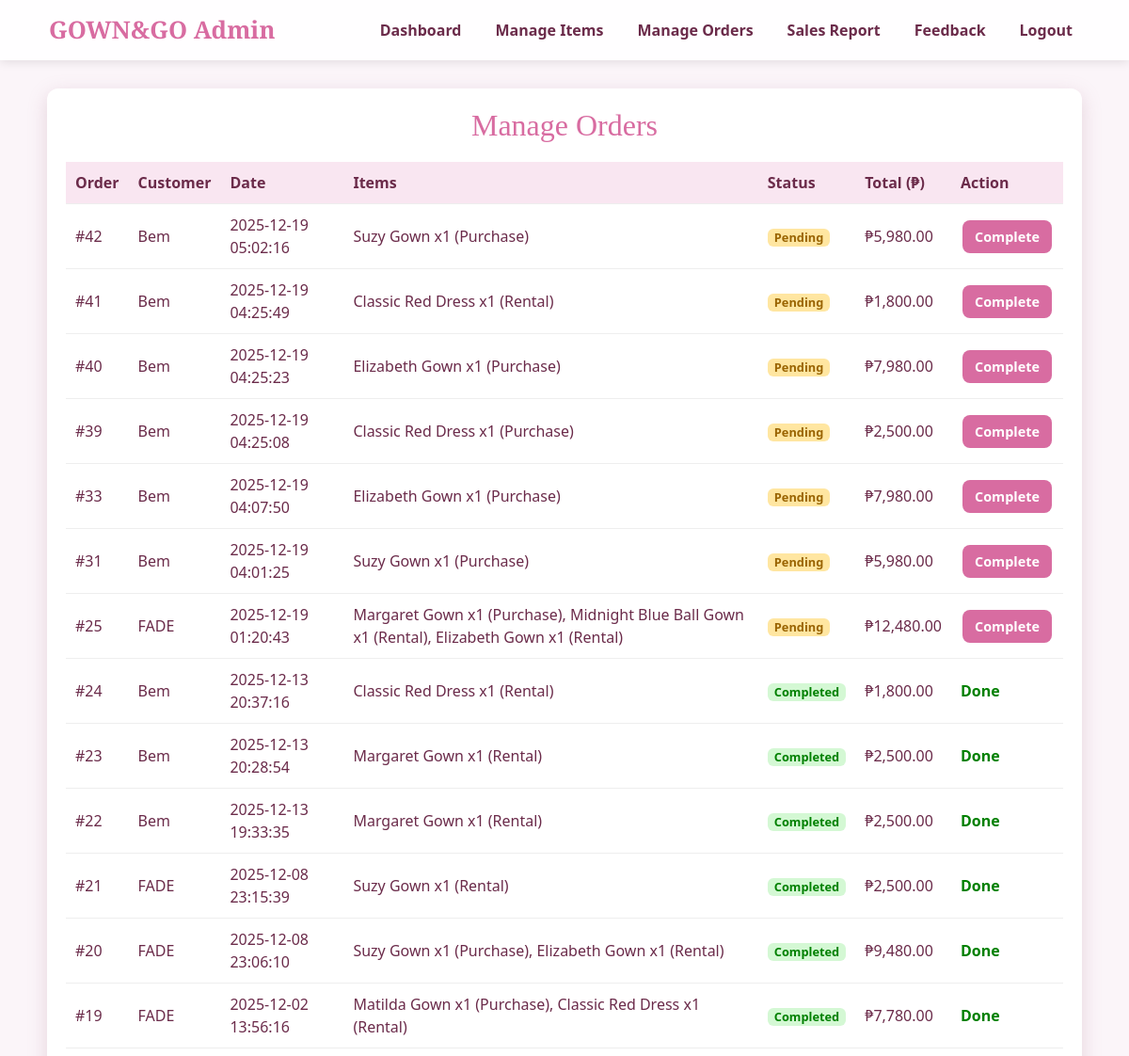
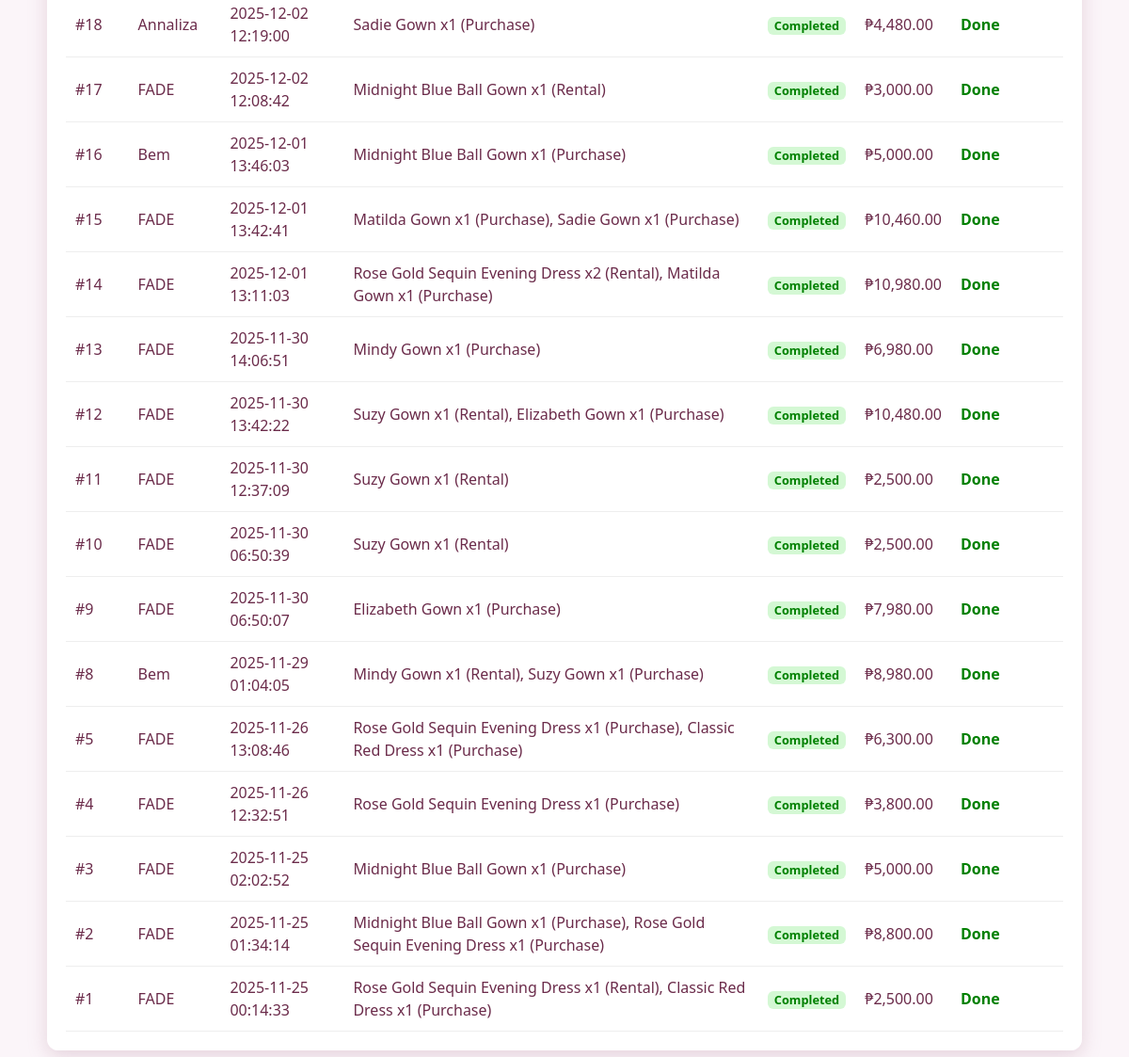
Page /admin/manage_order.php (signed in) on the committed database (2 pictures, top to bottom).
### tables this page shows
CREATE TABLE `orders` (
  `order_id` int(11) NOT NULL,
  `user_id` int(11) NOT NULL,
  `order_date` datetime DEFAULT current_timestamp(),
  `order_status` enum('Pending','Confirmed','Completed','Cancelled') NOT NULL DEFAULT 'Pending',
  `order_type` enum('Rental','Purchase','Mixed') NOT NULL,
  `total_amount` decimal(12,2) NOT NULL DEFAULT 0.00,
  `delivery_address` text DEFAULT NULL
);

CREATE TABLE `users` (
  `user_id` int(11) NOT NULL,
  `username` varchar(100) NOT NULL,
  `email` varchar(150) NOT NULL,
  `password` varchar(255) NOT NULL,
  `address` text DEFAULT NULL,
  `contact_no` varchar(50) DEFAULT NULL,
  `role` enum('customer','admin') NOT NULL DEFAULT 'customer',
  `created_at` datetime DEFAULT current_timestamp()
);

### admin/manage_order.php (the view, shortened to what this page needs)
<?php
include '../config.php';
$query = "
    SELECT
        o.order_id, o.order_status, o.order_date, o.total_amount,
        u.username,
        GROUP_CONCAT(CONCAT(i.name, ' x', od.quantity, ' (', od.order_type, ')') SEPARATOR ', ') AS items
    FROM orders o
    JOIN users u ON o.user_id = u.user_id
    JOIN order_details od ON o.order_id = od.order_id
    JOIN items i ON od.item_id = i.item_id
    WHERE 1
";
$query .= " GROUP BY o.order_id ORDER BY o.order_date DESC";
$stmt = $conn->prepare($query);
$stmt->execute();
$result = $stmt->get_result();
?>
<!DOCTYPE html>
<html lang="en">
<head>
    <link rel="stylesheet" href="https://cdn.jsdelivr.net/npm/bootstrap@5.3.8/dist/css/bootstrap.min.css">
    <link rel="stylesheet" href="inclusion/stylesheet.css">
</head>
<body>
    <?php include 'inclusion/nav.php'; ?>
    <div class="main-container">
        <h2>Manage Orders</h2>
        <table>
            <tr>
                <th>Order</th>
                <th>Customer</th>
                <th>Date</th>
                <th>Items</th>
                <th>Status</th>
                <th>Total (₱)</th>
                <th>Action</th>
            </tr>
            <?php while ($row = $result->fetch_assoc()): ?>
            <tr>
                <td>#<?php echo $row['order_id']; ?></td>
                <td><?php echo $row['username']; ?></td>
                <td><?php echo $row['order_date']; ?></td>
                <td><?php echo $row['items']; ?></td>
                <td>
                    <?php if ($row['order_status'] === "Completed"): ?>
                        <span class="badge completed">Completed</span>
                    <?php else: ?>
                        <span class="badge pending"><?php echo $row['order_status']; ?></span>
                    <?php endif; ?>
                </td>
                <td>₱<?php echo number_format($row['total_amount'], 2); ?></td>
                <td>
                    <?php if ($row['order_status'] !== "Completed"): ?>
                        <a class="btn" href="complete_order.php?id=<?php echo $row['order_id']; ?>">
                            Complete
                        </a>
                    <?php else: ?>
                        <span style="color:green; font-weight:bold;">Done</span>
                    <?php endif; ?>
                </td>
            </tr>
            <?php endwhile; ?>
        </table>
    </div>
</body>
</html>

### admin/inclusion/stylesheet.css (style rules this page uses)
* { box-sizing: border-box; }
body { margin: 0; font-family: 'Segoe UI', sans-serif; background: url('https://i.pinimg.com/1200x/63/01/8a/63018a11c5ad770ed2eec2d2587cea74.jpg') no-repeat center fixed; background-size: cover; color: #6b2b4a; }
body::before { content: ""; position: fixed; inset: 0; background: rgba(245,230,240,0.4); z-index: -1; }
.main-container { max-width: 1100px; margin: 30px auto 50px; padding: 20px; background: rgba(255,255,255,0.94); border-radius: 12px; box-shadow: 0 6px 20px rgba(183, 134, 154, 0.3); }
h2 { text-align: center; font-family: 'Playfair Display', serif; color: #d86ca1; margin-bottom: 15px; }
table { width: 100%; border-collapse: collapse; margin-top: 20px; }
th, td { padding: 10px; border-bottom: 1px solid #eee; text-align: left; }
th { background: #f9e6f1; }
.btn { display: inline-block; padding: 6px 12px; margin: 4px 2px; background: #d86ca1; color: #fff; border-radius: 8px; text-decoration: none; font-size: 0.9rem; font-weight: bold; }

### admin/manage_order.php (style rules this page uses)
.badge { padding: 3px 7px; border-radius: 6px; font-size: 0.8rem; }
.completed { background: #d4f8d4; color: green; }
.pending { background: #ffe6a1; color: #9a6400; }

### rows in the picture
orders: order_id "42", user.username "Bem", order_date "2025-12-19 05:02:16", items "Suzy Gown x1 (Purchase)", order_status "Pending", total_amount "5,980.00"
orders: order_id "41", user.username "Bem", order_date "2025-12-19 04:25:49", items "Classic Red Dress x1 (Rental)", order_status "Pending", total_amount "1,800.00"
orders: order_id "40", user.username "Bem", order_date "2025-12-19 04:25:23", items "Elizabeth Gown x1 (Purchase)", order_status "Pending", total_amount "7,980.00"
orders: order_id "39", user.username "Bem", order_date "2025-12-19 04:25:08", items "Classic Red Dress x1 (Purchase)", order_status "Pending", total_amount "2,500.00"
orders: order_id "33", user.username "Bem", order_date "2025-12-19 04:07:50", items "Elizabeth Gown x1 (Purchase)", order_status "Pending", total_amount "7,980.00"
orders: order_id "31", user.username "Bem", order_date "2025-12-19 04:01:25", items "Suzy Gown x1 (Purchase)", order_status "Pending", total_amount "5,980.00"
orders: order_id "25", user.username "FADE", order_date "2025-12-19 01:20:43", items "Margaret Gown x1 (Purchase), Midnight Blue Ball Gown x1 (Rental), Elizabeth Gown x1 (Rental)", order_status "Pending", total_amount "12,480.00"
orders: order_id "24", user.username "Bem", order_date "2025-12-13 20:37:16", items "Classic Red Dress x1 (Rental)", order_status "Completed", total_amount "1,800.00"
orders: order_id "23", user.username "Bem", order_date "2025-12-13 20:28:54", items "Margaret Gown x1 (Rental)", order_status "Completed", total_amount "2,500.00"
orders: order_id "22", user.username "Bem", order_date "2025-12-13 19:33:35", items "Margaret Gown x1 (Rental)", order_status "Completed", total_amount "2,500.00"
orders: order_id "21", user.username "FADE", order_date "2025-12-08 23:15:39", items "Suzy Gown x1 (Rental)", order_status "Completed", total_amount "2,500.00"
orders: order_id "20", user.username "FADE", order_date "2025-12-08 23:06:10", items "Suzy Gown x1 (Purchase), Elizabeth Gown x1 (Rental)", order_status "Completed", total_amount "9,480.00"
orders: order_id "19", user.username "FADE", order_date "2025-12-02 13:56:16", items "Matilda Gown x1 (Purchase), Classic Red Dress x1 (Rental)", order_status "Completed", total_amount "7,780.00"
orders: order_id "18", user.username "Annaliza", order_date "2025-12-02 12:19:00", items "Sadie Gown x1 (Purchase)", order_status "Completed", total_amount "4,480.00"
orders: order_id "17", user.username "FADE", order_date "2025-12-02 12:08:42", items "Midnight Blue Ball Gown x1 (Rental)", order_status "Completed", total_amount "3,000.00"
orders: order_id "16", user.username "Bem", order_date "2025-12-01 13:46:03", items "Midnight Blue Ball Gown x1 (Purchase)", order_status "Completed", total_amount "5,000.00"
orders: order_id "15", user.username "FADE", order_date "2025-12-01 13:42:41", items "Matilda Gown x1 (Purchase), Sadie Gown x1 (Purchase)", order_status "Completed", total_amount "10,460.00"
orders: order_id "14", user.username "FADE", order_date "2025-12-01 13:11:03", items "Rose Gold Sequin Evening Dress x2 (Rental), Matilda Gown x1 (Purchase)", order_status "Completed", total_amount "10,980.00"
orders: order_id "13", user.username "FADE", order_date "2025-11-30 14:06:51", items "Mindy Gown x1 (Purchase)", order_status "Completed", total_amount "6,980.00"
orders: order_id "12", user.username "FADE", order_date "2025-11-30 13:42:22", items "Suzy Gown x1 (Rental), Elizabeth Gown x1 (Purchase)", order_status "Completed", total_amount "10,480.00"
orders: order_id "11", user.username "FADE", order_date "2025-11-30 12:37:09", items "Suzy Gown x1 (Rental)", order_status "Completed", total_amount "2,500.00"
orders: order_id "10", user.username "FADE", order_date "2025-11-30 06:50:39", items "Suzy Gown x1 (Rental)", order_status "Completed", total_amount "2,500.00"
orders: order_id "9", user.username "FADE", order_date "2025-11-30 06:50:07", items "Elizabeth Gown x1 (Purchase)", order_status "Completed", total_amount "7,980.00"
orders: order_id "8", user.username "Bem", order_date "2025-11-29 01:04:05", items "Mindy Gown x1 (Rental), Suzy Gown x1 (Purchase)", order_status "Completed", total_amount "8,980.00"
orders: order_id "5", user.username "FADE", order_date "2025-11-26 13:08:46", items "Rose Gold Sequin Evening Dress x1 (Purchase), Classic Red Dress x1 (Purchase)", order_status "Completed", total_amount "6,300.00"
orders: order_id "4", user.username "FADE", order_date "2025-11-26 12:32:51", items "Rose Gold Sequin Evening Dress x1 (Purchase)", order_status "Completed", total_amount "3,800.00"
orders: order_id "3", user.username "FADE", order_date "2025-11-25 02:02:52", items "Midnight Blue Ball Gown x1 (Purchase)", order_status "Completed", total_amount "5,000.00"
orders: order_id "2", user.username "FADE", order_date "2025-11-25 01:34:14", items "Midnight Blue Ball Gown x1 (Purchase), Rose Gold Sequin Evening Dress x1 (Purchase)", order_status "Completed", total_amount "8,800.00"
orders: order_id "1", user.username "FADE", order_date "2025-11-25 00:14:33", items "Rose Gold Sequin Evening Dress x1 (Rental), Classic Red Dress x1 (Purchase)", order_status "Completed", total_amount "2,500.00"
